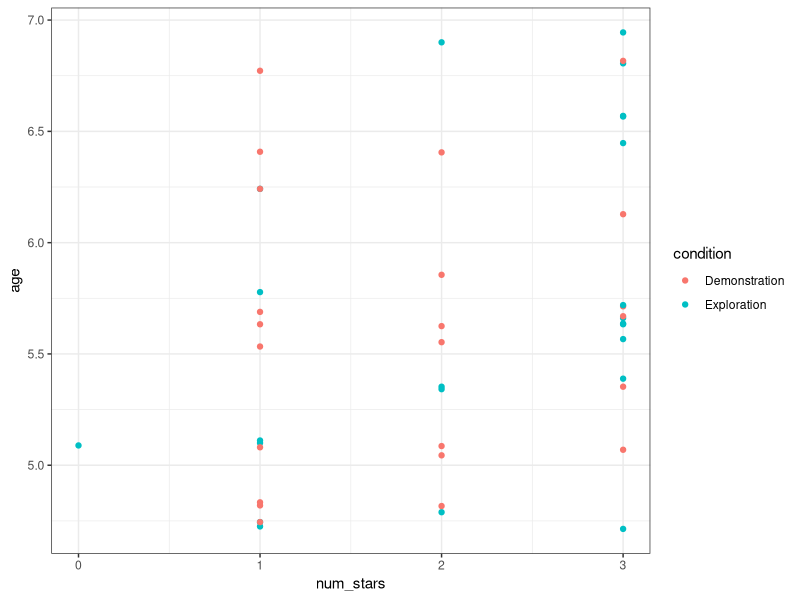

Write R code to recreate this figure. (Note: this script raises an error after producing the figure.)
## ---- chunk 1
library(ggplot2)
library(dplyr)

## ---- chunk 2
data <- read.table("pic.csv",header=TRUE,sep=",")
head(data)
## ---- chunk 3
data <- group_by(data,condition)
data_bycondition <- summarise(data,
                              n = length(condition),
                              abb_pre = length(which(abb_abs1==1))/length(condition),
                              aab_pre = length(which(aab_abs1==1))/length(condition),
                              gen_stars = mean(num_stars),
                              abb_post = length(which(abb_abs2==1))/length(condition),
                              aab_post = length(which(aab_abs2==1))/length(condition))

data_bycondition
## ---- chunk 4
#number of stars found by age and condition
ggplot(data, aes(x=num_stars, y=age)) +
  geom_point(aes(color=condition)) +
  theme_bw()
## ---- chunk 5
#abstraction task results by condition
data_abstraction <- melt(data_bycondition[,c('condition','abb_pre','aab_pre','abb_post','aab_post')],id.vars=1)
data_abstraction
## ---- chunk 6
ggplot(data_abstraction, aes(variable, value)) +
  geom_bar(aes(fill=condition), stat="identity", position="dodge") +
  theme_bw()
## ---- chunk 7
data_age <- group_by(data,age_agg,condition) 
data_age <- filter(data_age, age_agg!="four")
head(data_age)
## ---- chunk 8
pwr.chisq.test(w=.8,df=(2-1)*(2-1),sig.level = .05,power=.8)
## ---- chunk 9
ageagg_summary <- summarise(data_age,
              n = length(age_agg),
              abb_pre = length(which(abb_abs1==1))/length(age_agg),
              aab_pre = length(which(aab_abs1==1))/length(age_agg),
              gen_stars = mean(num_stars),
              abb_post = length(which(abb_abs2==1))/length(age_agg),
              aab_post = length(which(aab_abs2==1))/length(age_agg),
              zerostar = length(which(num_stars==0))/length(age_agg),
              onestar = length(which(num_stars==1))/length(age_agg),
              twostar = length(which(num_stars==2))/length(age_agg),
              threestar = length(which(num_stars==3))/length(age_agg),
              randomexp = length(which(gen_strat=="randomexp"))/length(age_agg),
              exploit = length(which(gen_strat=="exploit"))/length(age_agg),
              bigonly = length(which(gen_strat=="bigonly"))/length(age_agg),
              seq = length(which(gen_strat=="seq"))/length(age_agg),
              semiseq = length(which(gen_strat=="semiseq"))/length(age_agg),
              backseq = length(which(gen_strat=="backseq"))/length(age_agg))
ageagg_summary
## ---- chunk 10
#dataset for num stars found by age
d_age <- filter(ageagg_summary, condition=="Demonstration")
e_age <- filter(ageagg_summary, condition=="Exploration")

dm1 <- melt(d_age[,c('age_agg','zerostar','onestar','twostar','threestar')], id.vars=1)
dm1

dm2 <- melt(e_age[,c('age_agg','zerostar','onestar','twostar','threestar')], id.vars=1)
dm2

#reorder data
dm1$age_agg <- as.character(dm1$age_agg)
dm1$age_agg <- factor(dm1$age_agg, levels=c("four","five","six"))

dm2$age_agg <- as.character(dm2$age_agg)
dm2$age_agg <- factor(dm2$age_agg, levels=c("four","five","six"))

dm1$variable <- as.character(dm1$variable)
dm1$variable <- factor(dm1$variable, levels=c("threestar","twostar","onestar","zerostar"))

dm2$variable <- as.character(dm2$variable)
dm2$variable <- factor(dm2$variable, levels=c("threestar","twostar","onestar","zerostar"))
## ---- chunk 11
ggplot(dm1,aes(age_agg,value)) +
  geom_bar(aes(fill=variable),stat="identity", position="fill") +
  coord_flip() +
  ylab(c("Age Group"))+
  xlab(c("Proportion")) +
  theme_bw()

ggplot(dm2,aes(age_agg,value)) +
  geom_bar(aes(fill=variable),stat="identity", position="fill") +
  coord_flip() +
  ylab(c("Age Group"))+
  xlab(c("Proportion")) +
  theme_bw()
## ---- chunk 12
#dataframes by strategy
strat1 <- melt(d_age[,c('age_agg','randomexp','exploit','bigonly','seq','backseq','semiseq')], id.vars=1)
strat1

strat2 <- melt(e_age[,c('age_agg','randomexp','exploit','bigonly','seq','backseq','semiseq')], id.vars=1)
strat2

#reorder data
strat1$age_agg <- as.character(strat1$age_agg)
strat1$age_agg <- factor(strat1$age_agg, levels=c("four","five","six"))

strat2$age_agg <- as.character(strat2$age_agg)
strat2$age_agg <- factor(strat2$age_agg, levels=c("four","five","six"))
## ---- chunk 13
ggplot(strat1,aes(age_agg,value)) +
  geom_bar(aes(fill=variable),stat="identity", position="fill") +
  ylab(c("Proportion"))+
  xlab(c("Age Group")) +
  theme_bw()

ggplot(strat2,aes(age_agg,value)) +
  geom_bar(aes(fill=variable),stat="identity", position="fill") +
  ylab(c("Proportion"))+
  xlab(c("Age Group")) +
  theme_bw()
## ---- chunk 14
stars_age <- melt(ageagg_summary, id.vars = c('age_agg', 'condition'), measure.vars = c('abb_pre','abb_post'))
stars_age

ggplot(data=stars_age, aes(x=age_agg, y=value, fill=condition)) +
  geom_col(position="dodge")+
  theme_bw()
